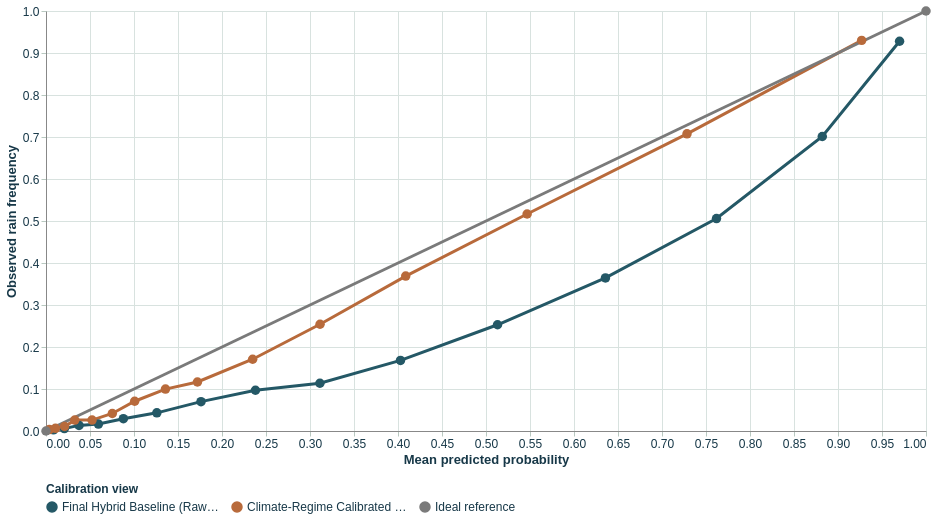

Write notebook code for a chart like this one.
### Markdown cell above
## Step 7. Improve probability reliability through calibration

Classification strength and probability reliability are related but not identical. This step therefore asks whether the retained CatBoost probabilities can be made more trustworthy without changing the identity of the strongest classifier.

### Code cell
raw_method = calibration_summary["uncalibrated"]
recommended_method = calibration_summary["recommended_calibrated"]

calibration_summary_view = pd.DataFrame(
    [
        {
            "probability_view": "Raw CatBoost classification view",
            "decision_threshold": raw_method["validation_threshold"],
            "holdout_roc_auc": raw_method["test_roc_auc"],
            "holdout_f1": raw_method["test_f1"],
            "holdout_brier": raw_method["test_brier"],
            "holdout_log_loss": raw_method["test_log_loss"],
        },
        {
            "probability_view": recommended_method["method_label"],
            "decision_threshold": recommended_method["validation_threshold"],
            "holdout_roc_auc": recommended_method["test_roc_auc"],
            "holdout_f1": recommended_method["test_f1"],
            "holdout_brier": recommended_method["test_brier"],
            "holdout_log_loss": recommended_method["test_log_loss"],
        },
    ]
)

calibration_review = calibration_methods[
    [
        "method_label",
        "training_scheme",
        "calibration_family",
        "segment_strategy",
        "selection_brier",
        "test_brier",
        "test_f1",
        "test_roc_auc",
    ]
].copy()
calibration_review = calibration_review.sort_values(
    ["test_brier", "test_f1"], ascending=[True, False]
).head(8)

display(calibration_summary_view)
display(calibration_review)
display(Markdown("**App-style calibration view**"))
display(build_calibration_curve_chart(raw_curve, calibrated_curve))

### Figure 1 — Vega-Lite specification as saved in the notebook (floating-point values rounded to 4 significant figures)
{"config": {"view": {"continuousWidth": 300, "continuousHeight": 300, "strokeWidth": 0}, "axis": {"gridColor": "#d8e2df", "labelColor": "#173848", "labelFontSize": 12, "tickColor": "#b9c9c1", "titleColor": "#173848", "titleFontSize": 13}, "legend": {"labelColor": "#173848", "labelFontSize": 12, "orient": "bottom", "titleColor": "#173848", "titleFontSize": 12}, "title": {"color": "#173848", "fontSize": 15}}, "data": {"name": "data-c906d70e8c3a6e50cbfbcfc7f7f1ca18"}, "mark": {"type": "line", "point": {"filled": true, "size": 90}, "strokeWidth": 3}, "encoding": {"color": {"field": "view", "scale": {"domain": ["Final Hybrid Baseline (Raw Winner)", "Climate-Regime Calibrated View", "Ideal reference"], "range": ["#245866", "#b86a3b", "#7a7a7a"]}, "title": "Calibration view", "type": "nominal"}, "tooltip": [{"field": "view", "type": "nominal"}, {"field": "mean_predicted_probability", "type": "quantitative"}, {"field": "observed_frequency", "type": "quantitative"}], "x": {"field": "mean_predicted_probability", "title": "Mean predicted probability", "type": "quantitative"}, "y": {"field": "observed_frequency", "title": "Observed rain frequency", "type": "quantitative"}}, "height": 420, "width": 880, "$schema": "https://vega.github.io/schema/vega-lite/v6.1.0.json", "datasets": {"data-c906d70e8c3a6e50cbfbcfc7f7f1ca18": [{"mean_predicted_probability": 0.00842, "observed_frequency": 0.002667, "view": "Final Hybrid Baseline (Raw Winner)"}, {"mean_predicted_probability": 0.02087, "observed_frequency": 0.00587, "view": "Final Hybrid Baseline (Raw Winner)"}, {"mean_predicted_probability": 0.03753, "observed_frequency": 0.01334, "view": "Final Hybrid Baseline (Raw Winner)"}, {"mean_predicted_probability": 0.05956, "observed_frequency": 0.01654, "view": "Final Hybrid Baseline (Raw Winner)"}, {"mean_predicted_probability": 0.08792, "observed_frequency": 0.02935, "view": "Final Hybrid Baseline (Raw Winner)"}, {"mean_predicted_probability": 0.126, "observed_frequency": 0.04322, "view": "Final Hybrid Baseline (Raw Winner)"}, {"mean_predicted_probability": 0.1761, "observed_frequency": 0.0699, "view": "Final Hybrid Baseline (Raw Winner)"}, {"mean_predicted_probability": 0.238, "observed_frequency": 0.09707, "view": "Final Hybrid Baseline (Raw Winner)"}, {"mean_predicted_probability": 0.3113, "observed_frequency": 0.1137, "view": "Final Hybrid Baseline (Raw Winner)"}, {"mean_predicted_probability": 0.4028, "observed_frequency": 0.1681, "view": "Final Hybrid Baseline (Raw Winner)"}, {"mean_predicted_probability": 0.5131, "observed_frequency": 0.2529, "view": "Final Hybrid Baseline (Raw Winner)"}, {"mean_predicted_probability": 0.6358, "observed_frequency": 0.3645, "view": "Final Hybrid Baseline (Raw Winner)"}, {"mean_predicted_probability": 0.7619, "observed_frequency": 0.5059, "view": "Final Hybrid Baseline (Raw Winner)"}, {"mean_predicted_probability": 0.8821, "observed_frequency": 0.7012, "view": "Final Hybrid Baseline (Raw Winner)"}, {"mean_predicted_probability": 0.97, "observed_frequency": 0.928, "view": "Final Hybrid Baseline (Raw Winner)"}, {"mean_predicted_probability": 0.003815, "observed_frequency": 0.003425, "view": "Climate-Regime Calibrated View"}, {"mean_predicted_probability": 0.01074, "observed_frequency": 0.006303, "view": "Climate-Regime Calibrated View"}, {"mean_predicted_probability": 0.02107, "observed_frequency": 0.01071, "view": "Climate-Regime Calibrated View"}, {"mean_predicted_probability": 0.03273, "observed_frequency": 0.02594, "view": "Climate-Regime Calibrated View"}, {"mean_predicted_probability": 0.05233, "observed_frequency": 0.02598, "view": "Climate-Regime Calibrated View"}, {"mean_predicted_probability": 0.07535, "observed_frequency": 0.04169, "view": "Climate-Regime Calibrated View"}, {"mean_predicted_probability": 0.1008, "observed_frequency": 0.07087, "view": "Climate-Regime Calibrated View"}, {"mean_predicted_probability": 0.1358, "observed_frequency": 0.09983, "view": "Climate-Regime Calibrated View"}, {"mean_predicted_probability": 0.1721, "observed_frequency": 0.1167, "view": "Climate-Regime Calibrated View"}, {"mean_predicted_probability": 0.2348, "observed_frequency": 0.1708, "view": "Climate-Regime Calibrated View"}, {"mean_predicted_probability": 0.3114, "observed_frequency": 0.2542, "view": "Climate-Regime Calibrated View"}, {"mean_predicted_probability": 0.4088, "observed_frequency": 0.3689, "view": "Climate-Regime Calibrated View"}, {"mean_predicted_probability": 0.5467, "observed_frequency": 0.5167, "view": "Climate-Regime Calibrated View"}, {"mean_predicted_probability": 0.7284, "observed_frequency": 0.7076, "view": "Climate-Regime Calibrated View"}, {"mean_predicted_probability": 0.9269, "observed_frequency": 0.9301, "view": "Climate-Regime Calibrated View"}, {"mean_predicted_probability": 0.0, "observed_frequency": 0.0, "view": "Ideal reference"}, {"mean_predicted_probability": 1.0, "observed_frequency": 1.0, "view": "Ideal reference"}]}}
